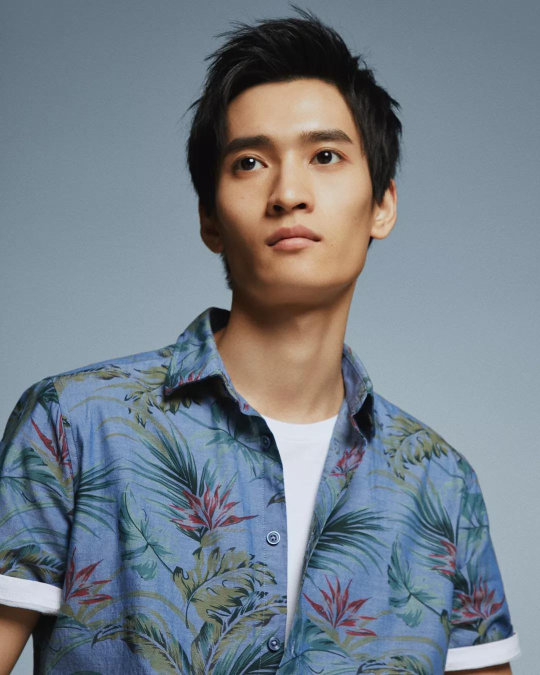
#> input picture service/images/6.jpg, 1080 x 1350 px (shown at 1/2 size)
$ python hariline.py
#> lines starting #> are read from the running program, lines starting #| are printed output that depends on the picture; after the words box and inside, x2 and y2 are one past the last pixel; in counts of white or black regions, pixels touching at a corner belong together
import numpy as np
import imutils
import cv2


file_name='./images/6.jpg'

cascadePath = "haarcascade_frontalface_default.xml"
faceCascade = cv2.CascadeClassifier(cascadePath)

"""
The algorithm works best when a person is on a background that does not merge with his hair. Also, the hair should not merge with the complexion.
"""

def get_head_mask(img):
    """
    Get the mask of the head
    Cuting  BG
    :param img: source image
    :return:   Returns the mask with the cut out BG
    """
    mask = np.zeros(img.shape[:2], np.uint8)
    bgdModel = np.zeros((1, 65), np.float64)
    fgdModel = np.zeros((1, 65), np.float64)
    faces = faceCascade.detectMultiScale(img, scaleFactor=1.1, minNeighbors=5, minSize=(50, 50))    # Find faces
    if len(faces) != 0:
        x, y, w, h = faces[0]
        (x, y, w, h) = (x - 40, y - 100, w + 80, h + 200)
        rect1 = (x, y, w, h)
        cv2.grabCut(img, mask, rect1, bgdModel, fgdModel, 5, cv2.GC_INIT_WITH_RECT)     #Crop BG around the head
    mask2 = np.where((mask == 2) | (mask == 0), 0, 1).astype('uint8')  # Take the mask from BG

    return mask2

def is_bold(pnt, hair_mask):
    """
    Check band or not
    :param pnt: The upper point of the head
    :param hair_mask: Mask with hair
    :return: True if Bald, else False
    """
    roi = hair_mask[pnt[1]:pnt[1] + 40, pnt[0] - 40:pnt[0] + 40]    # Select the rectangle under the top dot
    cnt = cv2.countNonZero(roi) # Count the number of non-zero points in this rectangle
    # If the number of points is less than 25%, then we think that the head is bald
    if cnt < 800:
        print("Bald human on phoro")
        return True
    else:
        print("Not Bold")
        return False


img1 = cv2.imread(file_name)     # Load image
#> img1 is the input picture: shape (1350, 1080, 3); mean B, G, R 136.1, 126.3, 116.1
img1 = imutils.resize(img1, height=500)     # We result in 500px in height
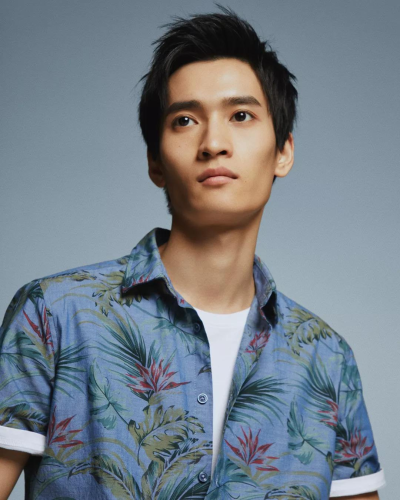
#> img1: shape (500, 400, 3); mean B, G, R 136.1, 126.3, 116.1
mask = get_head_mask(img1)      # We get the mask of the head (without BG)
#> in get_head_mask, `faces = faceCascade.detectMultiScale(img, scaleFactor=1.1, minNeighbor..`: faces = [[141, 60, 147, 147]]
#> in get_head_mask, `x, y, w, h = faces[0]`: x = 141; y = 60; w = 147
#> in get_head_mask, `(x, y, w, h) = (x - 40, y - 100, w + 80, h + 200)`: x = 101; y = -40; w = 227; h = 347
#> in get_head_mask, `rect1 = (x, y, w, h)`: rect1 = (101, -40, 227, 347)
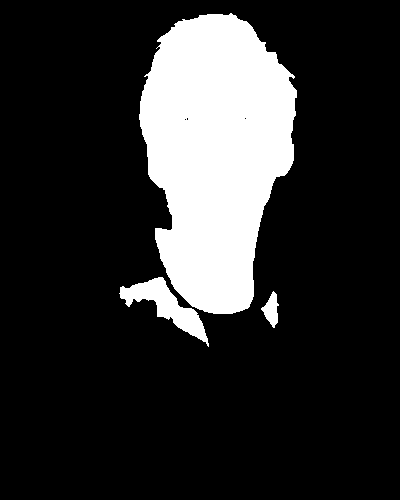
#> mask: shape (500, 400); values 0 (black) and 1 (white), 18% white; 3 white regions

# Find the contours, take the largest one and memorize its upper point as the top of the head
cnts = cv2.findContours(mask,cv2.RETR_TREE,cv2.CHAIN_APPROX_SIMPLE)[0]
#> cnts = 6 contours, 3 with area under 20; largest, box (x1, y1, x2, y2) and area: (139, 13, 297, 314) 33339, (119, 277, 209, 347) 1869, (261, 291, 279, 328) 316
cnts = sorted(cnts, key=cv2.contourArea, reverse=True)
cnt=cnts[0]
#> cnt = contour of 315 points, box (x1, y1, x2, y2) (139, 13, 297, 314), area 33339
topmost = tuple(cnt[cnt[:,:,1].argmin()][0])
#> topmost = (230, 13)


# We remove the face by the color of the skin
lower = np.array([0, 0, 100], dtype="uint8")  # Lower limit of skin color
upper = np.array([255, 255, 255], dtype="uint8")  # Upper skin color limit
converted = cv2.cvtColor(img1, cv2.COLOR_BGR2HSV)   # We translate into HSV color format
#> converted: shape (500, 400, 3); mean H, S, V 89.4, 67.8, 144.7
skinMask = cv2.inRange(converted, lower, upper)     # Write a mask from places where the color is between the outside
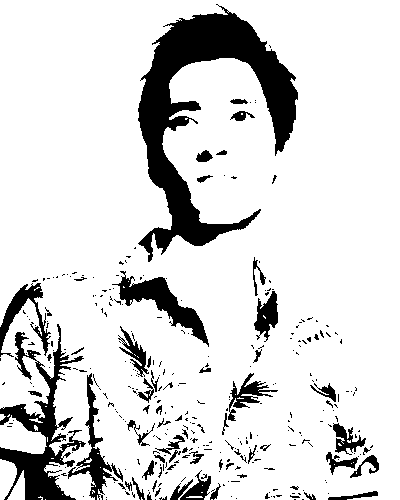
#> skinMask: shape (500, 400); 85.3% white; 323 black regions (263 under 20 px), largest, box (x1, y1, x2, y2) and area: (138, 4, 298, 262) 13260, (0, 324, 86, 500) 4605, (112, 271, 209, 347) 1980
mask[skinMask == 255] = 0   # We remove the face mask from the mask of the head
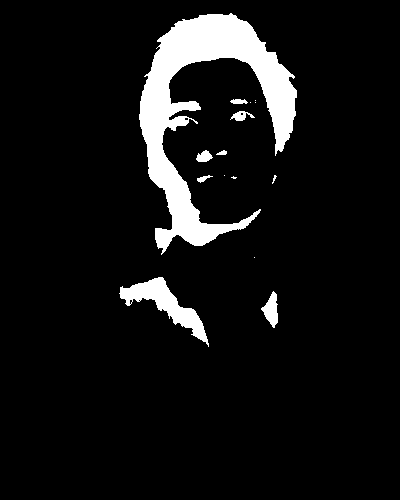
#> mask: shape (500, 400); values 0 (black) and 1 (white), 7.7% white; 15 white regions (7 under 20 px), largest, box (x1, y1, x2, y2) and area: (139, 13, 297, 255) 12744, (119, 277, 209, 347) 1809, (261, 291, 278, 328) 349

kernel1 = cv2.getStructuringElement(cv2.MORPH_ELLIPSE, (3, 3))
mask = cv2.dilate(mask, kernel1, iterations=1)
#> mask: shape (500, 400); values 0 (black) and 1 (white), 8.5% white; 13 white regions (3 under 20 px), largest, box (x1, y1, x2, y2) and area: (138, 12, 298, 256) 13872, (118, 276, 210, 348) 2078, (260, 290, 279, 329) 427
i1 = cv2.bitwise_and(img1, img1, mask=mask)
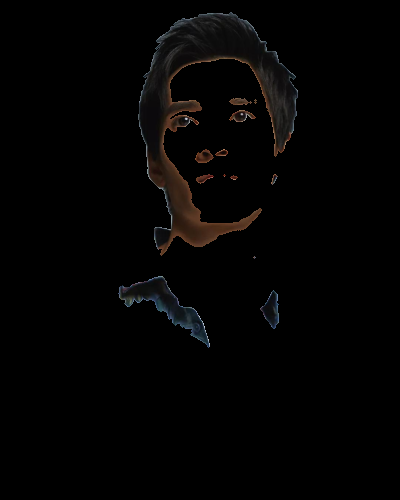
#> i1: shape (500, 400, 3); mean B, G, R 2.8, 3, 3.6


# If the head is bald, then we deduce that the bald head shows the coordinates of the top point of the head
if is_bold(topmost,mask):
#> in is_bold, `roi = hair_mask[pnt[1]:pnt[1] + 40, pnt[0] - 40:pnt[0] + 40]`:
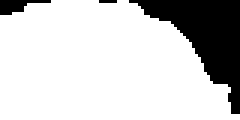
#> roi: shape (40, 80) (shown 3 times larger); values 0 (black) and 1 (white), 80.3% white; 3 black regions (1 under 20 px)
#> in is_bold, `cnt = cv2.countNonZero(roi)`: cnt = 2571
    cv2.rectangle(img1,topmost,topmost,(0,0,255),5)
    print(topmost)

# Otherwise we write that we are not bald and display the coordinates of the largest contour
else:
    cnts = cv2.findContours(mask.copy(), cv2.RETR_TREE, cv2.CHAIN_APPROX_SIMPLE)[0]
#> cnts = 15 contours, 6 with area under 20; largest, box (x1, y1, x2, y2) and area: (138, 12, 298, 256) 13326, (118, 276, 210, 348) 1952, (260, 290, 279, 329) 387, (229, 110, 256, 122) 162, (195, 149, 214, 163) 155
    cnts = sorted(cnts, key=cv2.contourArea, reverse=True)
    cv2.drawContours(img1,[cnts[0]],-1,(0,0,255),2)
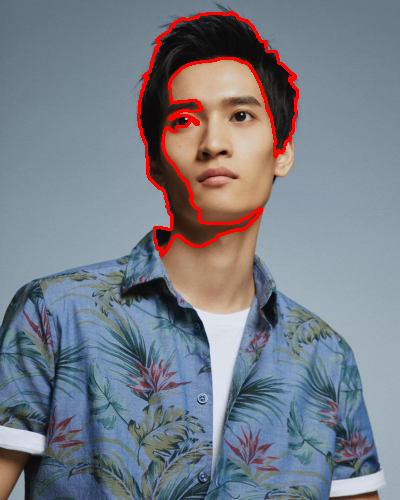
#> img1: shape (500, 400, 3); 2.04% of pixels changed, all inside (x1, y1, x2, y2) = (137, 11, 299, 257)
    for c in cnts[0]:
        print(c)
#> this loop made 508 passes
#> c on passes 1 to 3: [[230, 12]], [[228, 14]], [[223, 14]]
#| [[230  12]]
#| [[228  14]]
#| [[223  14]]
#| [[222  13]]
#| [[207  13]]
#| [[206  14]]
#| [[199  14]]
#| [[198  15]]
#> (further printed lines are left out)

# Display the image in a loop
while True:
    cv2.imshow("image1", img1)
    # Exit to Esc
    if cv2.waitKey(5) == 27:
#> (key Esc is pressed here)
        break

$ run again, with service/images/10.jpg copied over service/images/6.jpg
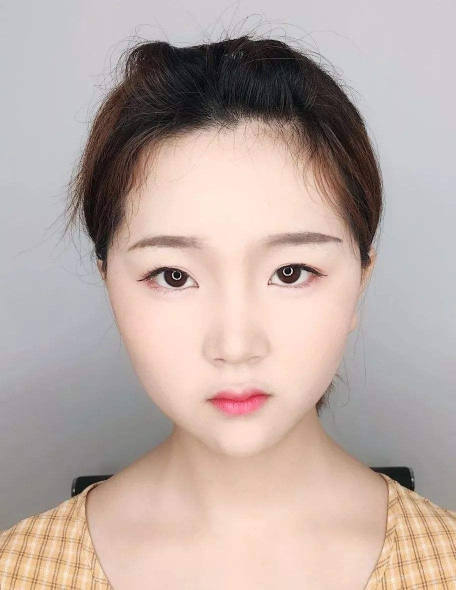
#> input picture service/images/10.jpg, 911 x 1179 px (shown at 1/2 size)
#> img1 is the input picture: shape (1179, 911, 3); mean B, G, R 165.2, 171.2, 187.8
#> faces = [[60, 125, 275, 275]]
#> in get_head_mask, `x, y, w, h = faces[0]`: x = 60; y = 125; w = 275
#> in get_head_mask, `(x, y, w, h) = (x - 40, y - 100, w + 80, h + 200)`: x = 20; y = 25; w = 355; h = 475
#> rect1 = (20, 25, 355, 475)
#> `mask = get_head_mask(img1)`:
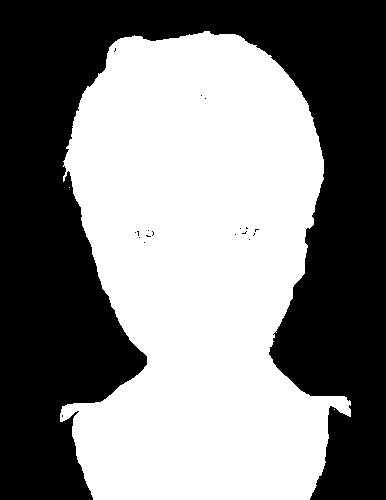
#> mask: shape (500, 386); values 0 (black) and 1 (white), 50.9% white; 19 black regions (18 under 20 px)
#> `cnts = cv2.findContours(mask,cv2.RETR_TREE,cv2.CHAIN_APPROX_SIMPLE)[0]`: cnts = 27 contours, 26 with area under 20; largest, box (x1, y1, x2, y2) and area: (60, 31, 351, 500) 97454
#> `cnt=cnts[0]`: cnt = contour of 582 points, box (x1, y1, x2, y2) (60, 31, 351, 500), area 97454
#> topmost = (204, 31)
#> converted: shape (500, 386, 3); mean H, S, V 60.6, 36.7, 189.4
#> skinMask: shape (500, 386); 89% white; 33 black regions (27 under 20 px), largest, box (x1, y1, x2, y2) and area: (64, 31, 324, 230) 19853, (313, 396, 352, 417) 382, (60, 402, 96, 422) 298, (235, 224, 270, 240) 285, (124, 227, 160, 243) 285, (268, 336, 275, 350) 40
#> roi: shape (40, 80); values 0 (black) and 1 (white), 91.9% white; 2 black regions
#> in is_bold, `cnt = cv2.countNonZero(roi)`: cnt = 2941
#> `cnts = cv2.findContours(mask.copy(), cv2.RETR_TREE, cv2.CHAIN_APPROX_S..`: cnts = 29 contours, 23 with area under 20; largest, box (x1, y1, x2, y2) and area: (63, 30, 325, 234) 20728, (312, 395, 352, 418) 426, (59, 401, 97, 423) 366, (119, 226, 161, 244) 354, (234, 223, 271, 241) 346, (267, 335, 276, 351) 56
#> `cv2.drawContours(img1,[cnts[0]],-1,(0,0,255),2)`:
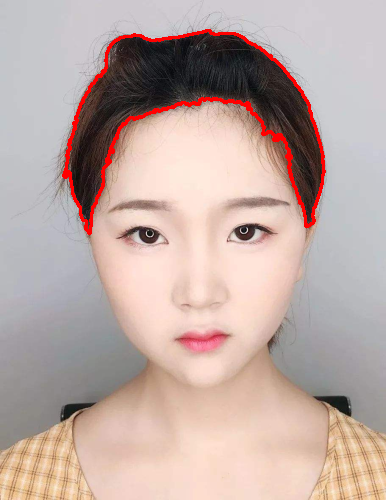
#> img1: shape (500, 386, 3); mean B, G, R 163.5, 169.3, 190.4
#> the loop `for c in cnts[0]:` made 573 passes
#> c on passes 1 to 3: [[206, 30]], [[205, 31]], [[203, 31]]
#> (printed output is left out)

$ run again, with service/images/11.jpg copied over service/images/6.jpg
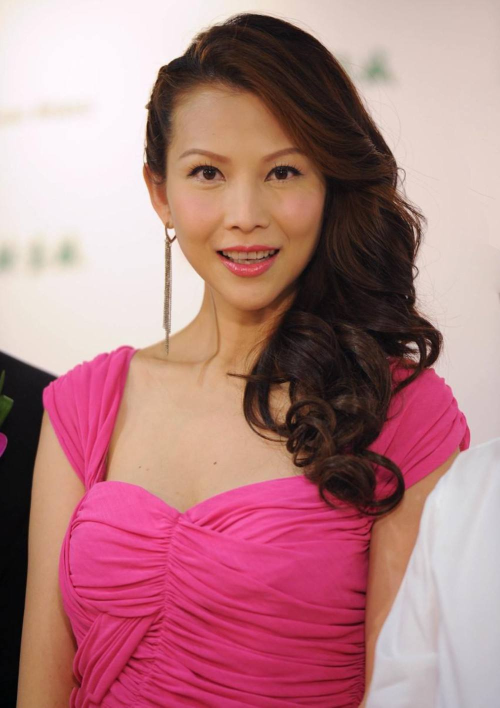
#> input picture service/images/11.jpg, 1000 x 1415 px (shown at 1/2 size)
#> img1 is the input picture: shape (1415, 1000, 3); mean B, G, R 131.3, 127.6, 178.3
#> faces = [[103, 69, 139, 139]]
#> in get_head_mask, `x, y, w, h = faces[0]`: x = 103; y = 69; w = 139
#> in get_head_mask, `(x, y, w, h) = (x - 40, y - 100, w + 80, h + 200)`: x = 63; y = -31; w = 219; h = 339
#> rect1 = (63, -31, 219, 339)
#> `mask = get_head_mask(img1)`:
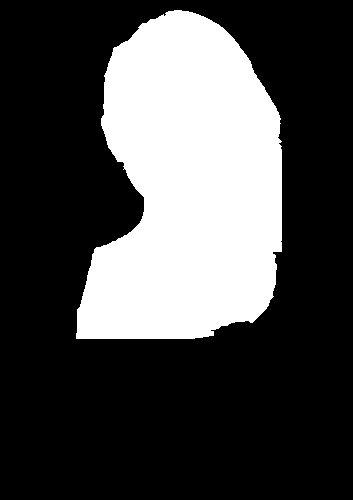
#> mask: shape (500, 353); values 0 (black) and 1 (white), 28.7% white; 1 white region
#> `cnts = cv2.findContours(mask,cv2.RETR_TREE,cv2.CHAIN_APPROX_SIMPLE)[0]`: cnts = 1 contour; box (x1, y1, x2, y2) and area: (76, 10, 282, 339) 50232
#> `cnt=cnts[0]`: cnt = contour of 325 points, box (x1, y1, x2, y2) (76, 10, 282, 339), area 50232
#> topmost = (174, 10)
#> converted: shape (500, 353, 3); mean H, S, V 79.3, 92.2, 178.5
#> skinMask: shape (500, 353); 80.8% white; 32 black regions (25 under 20 px), largest, box (x1, y1, x2, y2) and area: (103, 10, 311, 366) 28234, (0, 249, 40, 500) 5221, (188, 117, 213, 127) 146
#> roi: shape (40, 80); values 0 (black) and 1 (white), 84.5% white; 4 black regions (2 under 20 px)
#> in is_bold, `cnt = cv2.countNonZero(roi)`: cnt = 2705
#> `cnts = cv2.findContours(mask.copy(), cv2.RETR_TREE, cv2.CHAIN_APPROX_S..`: cnts = 17 contours, 10 with area under 20; largest, box (x1, y1, x2, y2) and area: (102, 9, 283, 331) 25600, (190, 270, 206, 301) 312, (187, 116, 214, 128) 176, (132, 116, 158, 128) 156, (184, 175, 199, 184) 46, (152, 176, 163, 184) 32, (179, 287, 186, 299) 30
#> `cv2.drawContours(img1,[cnts[0]],-1,(0,0,255),2)`:
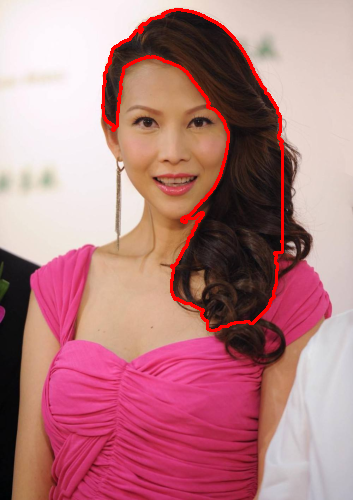
#> img1: shape (500, 353, 3); mean B, G, R 130, 126, 181.4
#> the loop `for c in cnts[0]:` made 485 passes
#> c on passes 1 to 3: [[175, 9]], [[174, 10]], [[170, 10]]
#> (printed output is left out)
